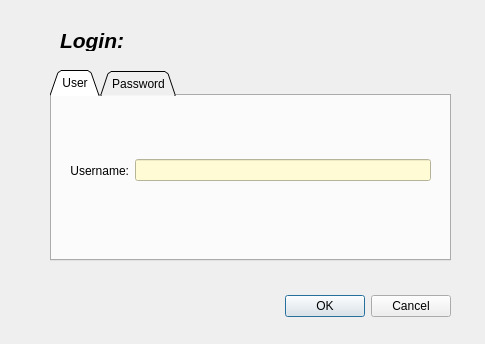
<?xml version="1.0" encoding="UTF-8"?>
<ui version="4.0">
 <class>loginDialog</class>
 <widget class="QDialog" name="loginDialog">
  <property name="geometry">
   <rect>
    <x>0</x>
    <y>0</y>
    <width>485</width>
    <height>344</height>
   </rect>
  </property>
  <property name="windowTitle">
   <string>bristoSOFT Contacts - Login</string>
  </property>
  <property name="windowIcon">
   <iconset resource="resources.qrc">
    <normaloff>:/icons/icons/edit-user.ico</normaloff>:/icons/icons/edit-user.ico</iconset>
  </property>
  <widget class="QDialogButtonBox" name="loginButtonBox">
   <property name="geometry">
    <rect>
     <x>260</x>
     <y>290</y>
     <width>191</width>
     <height>32</height>
    </rect>
   </property>
   <property name="orientation">
    <enum>Qt::Horizontal</enum>
   </property>
   <property name="standardButtons">
    <set>QDialogButtonBox::Cancel|QDialogButtonBox::Ok</set>
   </property>
  </widget>
  <widget class="QLabel" name="label">
   <property name="geometry">
    <rect>
     <x>220</x>
     <y>20</y>
     <width>221</width>
     <height>31</height>
    </rect>
   </property>
   <property name="text">
    <string/>
   </property>
   <property name="pixmap">
    <pixmap resource="resources.qrc">:/icons/bristo_logo.png</pixmap>
   </property>
   <property name="scaledContents">
    <bool>true</bool>
   </property>
  </widget>
  <widget class="QTabWidget" name="tabWidget">
   <property name="geometry">
    <rect>
     <x>50</x>
     <y>70</y>
     <width>401</width>
     <height>191</height>
    </rect>
   </property>
   <property name="tabPosition">
    <enum>QTabWidget::North</enum>
   </property>
   <property name="tabShape">
    <enum>QTabWidget::Triangular</enum>
   </property>
   <property name="currentIndex">
    <number>0</number>
   </property>
   <property name="elideMode">
    <enum>Qt::ElideNone</enum>
   </property>
   <property name="movable">
    <bool>false</bool>
   </property>
   <widget class="QWidget" name="userTab">
    <property name="autoFillBackground">
     <bool>false</bool>
    </property>
    <attribute name="icon">
     <iconset resource="resources.qrc">
      <normaloff>:/icons/icons/edit-user.ico</normaloff>:/icons/icons/edit-user.ico</iconset>
    </attribute>
    <attribute name="title">
     <string>User</string>
    </attribute>
    <widget class="QWidget" name="layoutWidget">
     <property name="geometry">
      <rect>
       <x>18</x>
       <y>49</y>
       <width>361</width>
       <height>51</height>
      </rect>
     </property>
     <layout class="QHBoxLayout" name="horizontalLayout">
      <item>
       <widget class="QLabel" name="userNameLabel">
        <property name="text">
         <string>Username:</string>
        </property>
        <property name="alignment">
         <set>Qt::AlignRight|Qt::AlignTrailing|Qt::AlignVCenter</set>
        </property>
       </widget>
      </item>
      <item>
       <widget class="QLineEdit" name="userNameLineEdit">
        <property name="styleSheet">
         <string notr="true">background-color: rgb(255, 252, 213);</string>
        </property>
       </widget>
      </item>
     </layout>
    </widget>
   </widget>
   <widget class="QWidget" name="passwordTab">
    <attribute name="icon">
     <iconset resource="resources.qrc">
      <normaloff>:/icons/icons/lock.ico</normaloff>:/icons/icons/lock.ico</iconset>
    </attribute>
    <attribute name="title">
     <string>Password</string>
    </attribute>
    <widget class="QWidget" name="layoutWidget">
     <property name="geometry">
      <rect>
       <x>21</x>
       <y>61</y>
       <width>351</width>
       <height>41</height>
      </rect>
     </property>
     <layout class="QGridLayout" name="gridLayout_2">
      <item row="0" column="0">
       <widget class="QLabel" name="passwordLabel">
        <property name="text">
         <string>Password:</string>
        </property>
        <property name="alignment">
         <set>Qt::AlignRight|Qt::AlignTrailing|Qt::AlignVCenter</set>
        </property>
        <property name="buddy">
         <cstring>passwordLineEdit</cstring>
        </property>
       </widget>
      </item>
      <item row="0" column="1">
       <widget class="QLineEdit" name="passwordLineEdit">
        <property name="styleSheet">
         <string notr="true">background-color: rgb(126, 154, 255);</string>
        </property>
        <property name="echoMode">
         <enum>QLineEdit::Password</enum>
        </property>
       </widget>
      </item>
     </layout>
    </widget>
   </widget>
  </widget>
  <widget class="QLabel" name="label_2">
   <property name="geometry">
    <rect>
     <x>60</x>
     <y>30</y>
     <width>71</width>
     <height>21</height>
    </rect>
   </property>
   <property name="font">
    <font>
     <pointsize>16</pointsize>
     <weight>75</weight>
     <italic>true</italic>
     <bold>true</bold>
    </font>
   </property>
   <property name="text">
    <string>Login:</string>
   </property>
  </widget>
 </widget>
 <resources>
  <include location="resources.qrc"/>
 </resources>
 <connections>
  <connection>
   <sender>loginButtonBox</sender>
   <signal>accepted()</signal>
   <receiver>loginDialog</receiver>
   <slot>accept()</slot>
   <hints>
    <hint type="sourcelabel">
     <x>248</x>
     <y>254</y>
    </hint>
    <hint type="destinationlabel">
     <x>157</x>
     <y>274</y>
    </hint>
   </hints>
  </connection>
  <connection>
   <sender>loginButtonBox</sender>
   <signal>rejected()</signal>
   <receiver>loginDialog</receiver>
   <slot>reject()</slot>
   <hints>
    <hint type="sourcelabel">
     <x>316</x>
     <y>260</y>
    </hint>
    <hint type="destinationlabel">
     <x>286</x>
     <y>274</y>
    </hint>
   </hints>
  </connection>
 </connections>
</ui>
